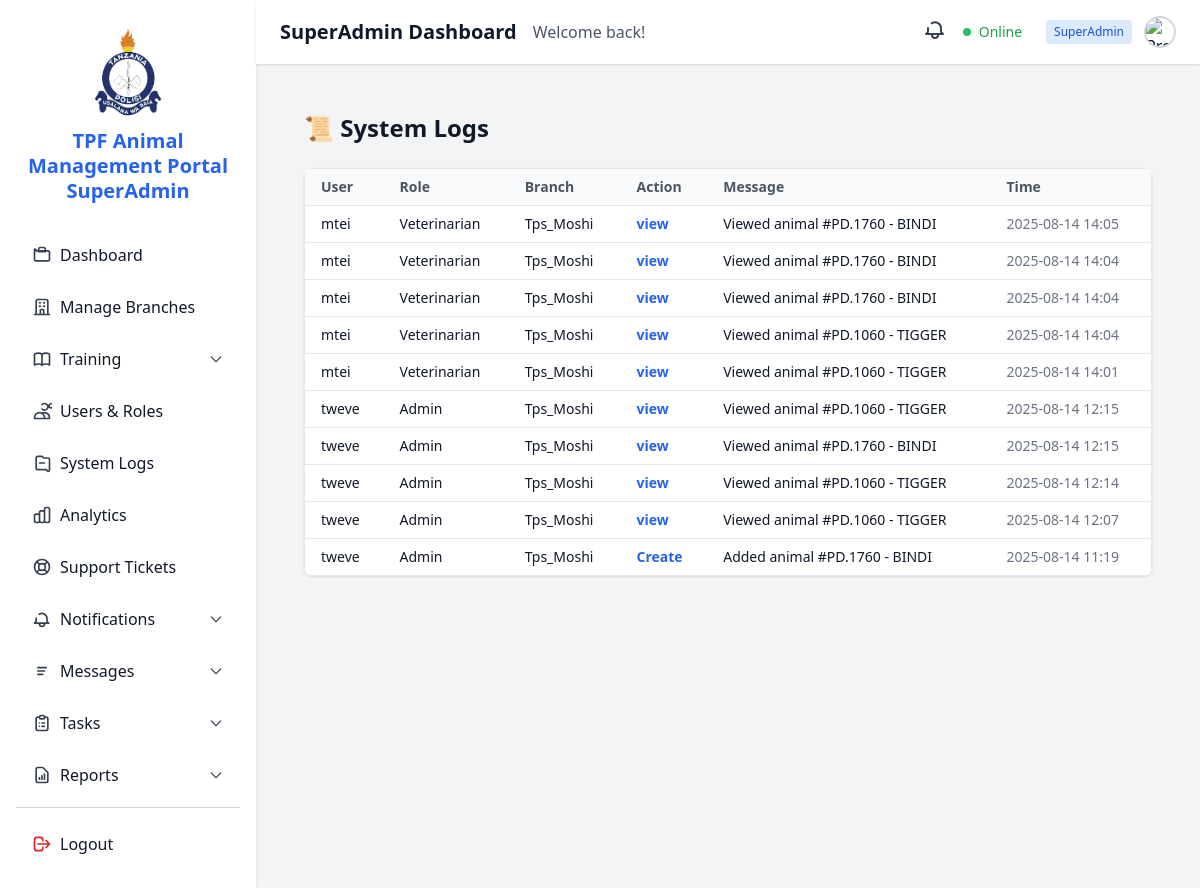
Page /dashboard/logs/ (signed in) on the earlier database version.
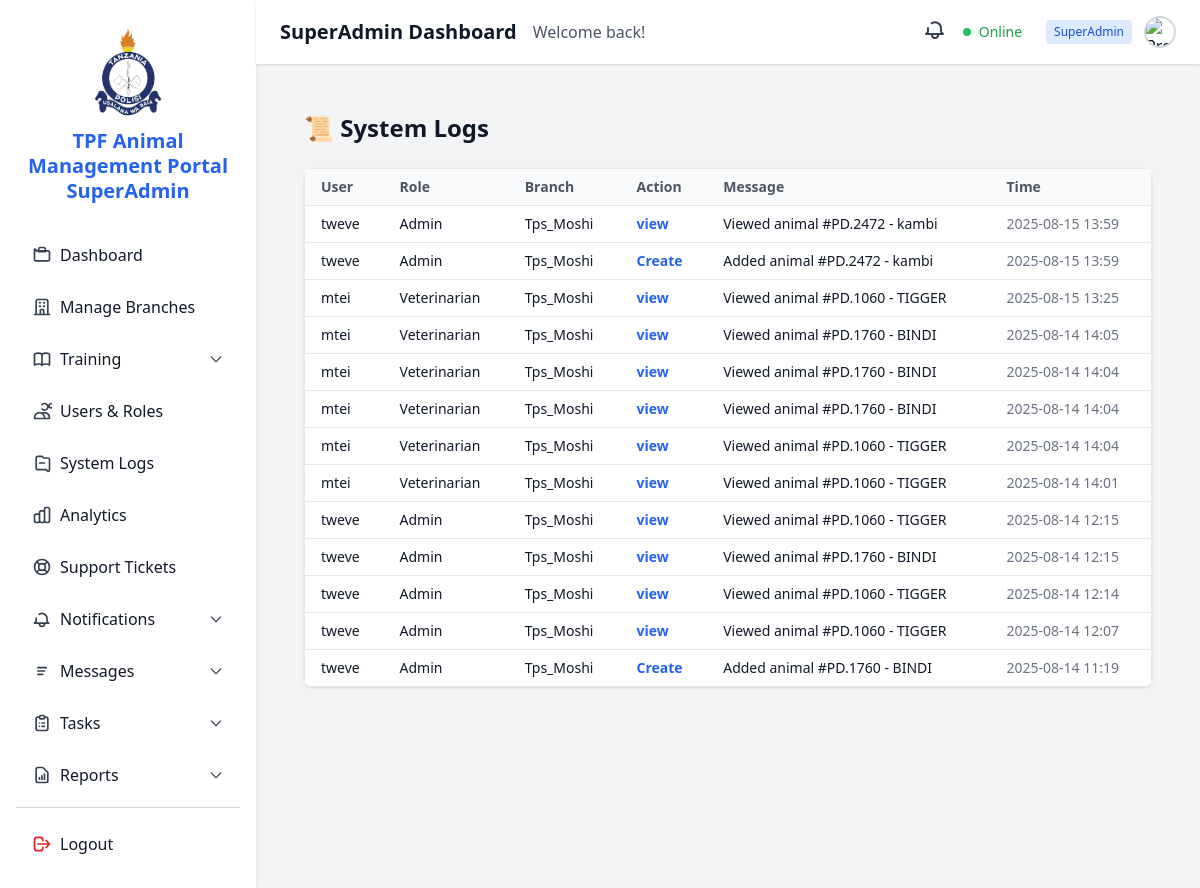
Same page on the later database version.
### core/models.py (models this page shows, shortened)
class SystemLog(models.Model):
    ACTION_CHOICES = [
        ('login', 'Login'),
        ('logout', 'Logout'),
        ('create', 'Create'),
        ('update', 'Update'),
        ('delete', 'Delete'),
        ('assign', 'Assign Task'),
        ('approve', 'Approve Report'),
        ('complete_task', 'Complete Task'),
        ('emergency_report', 'Emergency Report'),
        ('error', 'Error'),
        ('other', 'Other'),
    ]
    user = models.ForeignKey(CustomUser, on_delete=models.CASCADE, related_name='system_logs')
    role = models.CharField(max_length=50)
    branch = models.CharField(max_length=100)  # OLD field, keep temporarily
    branch_fk = models.ForeignKey(Branch, on_delete=models.CASCADE, null=True, blank=True)  # NEW FK field
    action = models.CharField(max_length=20, choices=ACTION_CHOICES)
    message = models.TextField()
    ip_address = models.GenericIPAddressField(null=True, blank=True)
    timestamp = models.DateTimeField(auto_now_add=True)
    class Meta:
        ordering = ['-timestamp']

### accounts/models.py (models this page shows, shortened)
class CustomUser(AbstractUser):
    email = models.EmailField(unique=True)
    role = models.CharField(max_length=30, choices=ROLES)
    branch = models.ForeignKey('core.Branch', on_delete=models.SET_NULL, null=True, blank=True)

### superadmin_dashboard/views.py (the view)
# urls.py: path('logs/', superadmin_view_logs, name='superadmin_view_logs'),
@login_required
def superadmin_view_logs(request):
    if not is_superadmin(request.user):
        return render(request, 'errors/unauthorized.html', status=403)
    logs = SystemLog.objects.all().order_by('-timestamp')[:200]
    return render(request, 'superadmin_dashboard/system_logs.html', {'logs': logs})

### superadmin_dashboard/views.py (called while the page is built)
def is_superadmin(user):
    return user.is_authenticated and user.role == 'superadmin'

### templates/superadmin_dashboard/system_logs.html
{% extends "superadmin_dashboard/base_dashboard.html" %}
{% block content %}
<div class="p-6">
  <h1 class="text-2xl font-bold mb-6">📜 System Logs</h1>
  <div class="overflow-x-auto bg-white shadow rounded-lg">
    <table class="min-w-full text-sm text-left border">
      <thead class="bg-gray-50 text-gray-600 font-semibold">
        <tr>
          <th class="px-4 py-2">User</th>
          <th class="px-4 py-2">Role</th>
          <th class="px-4 py-2">Branch</th>
          <th class="px-4 py-2">Action</th>
          <th class="px-4 py-2">Message</th>
          <th class="px-4 py-2">Time</th>
        </tr>
      </thead>
      <tbody>
        {% for log in logs %}
        <tr class="border-t">
          <td class="px-4 py-2">{{ log.user.username }}</td>
          <td class="px-4 py-2">{{ log.role|title }}</td>
          <td class="px-4 py-2">{{ log.branch }}</td>
          <td class="px-4 py-2 text-blue-600 font-semibold">{{ log.get_action_display }}</td>
          <td class="px-4 py-2">{{ log.message }}</td>
          <td class="px-4 py-2 text-gray-500">{{ log.timestamp|date:"Y-m-d H:i" }}</td>
        </tr>
        {% empty %}
        <tr><td colspan="6" class="px-4 py-6 text-center">No system logs found.</td></tr>
        {% endfor %}
      </tbody>
    </table>
  </div>
</div>
{% endblock %}

Differences in the rows shown:
added SystemLog: user.username "tweve", role "Admin", branch "Tps_Moshi", action "view", message "Viewed animal #PD.2472 - kambi", timestamp "2025-08-15 13:59"
added SystemLog: user.username "tweve", role "Admin", branch "Tps_Moshi", action "Create", message "Added animal #PD.2472 - kambi", timestamp "2025-08-15 13:59"
added SystemLog: user.username "mtei", role "Veterinarian", branch "Tps_Moshi", action "view", message "Viewed animal #PD.1060 - TIGGER", timestamp "2025-08-15 13:25"
